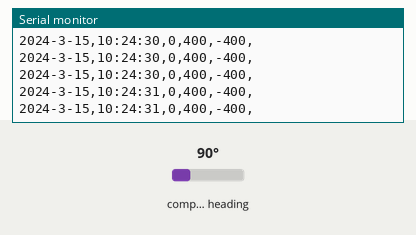
Recording of a sketch running on a simulated Arduino Uno, built with avr-gcc and run on an emulated ATmega328P. Shown: the last lines printed to the serial monitor. Wiring (inferred from the names in the program): HMC5883L compass at I2C address 0x1E. The test bench sets the inputs (shaded band); at power-on: compass heading 90°. The local clock reads 2024-03-15 10:24:30 at power-on unless the sketch sets it; storage starts empty.

Above: at 1.2 s.
1.3 s: compass heading set to 7°
At 1.44 s:
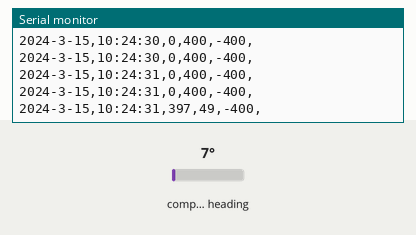
2.8 s: compass heading set to 90°
At 2.84 s:
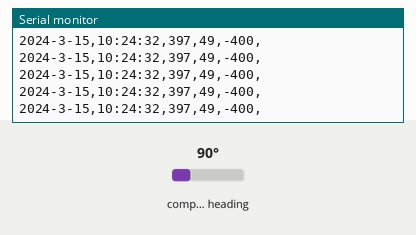
Timing chart, 0 to 5.8 s (numbered marks = the images above; inputs shaded):
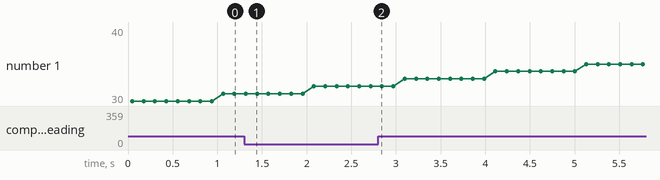

The sketch:

datalogger_01.ino
```cpp
#include <DS3231.h>
#include <Wire.h>
#include <SPI.h>
#include <SD.h>

// SD
const int chipSelect = 4;

// RTC ----------
DS3231 Clock;
bool h12;
bool PM;
bool Century = false;
byte ADay, AHour, AMinute, ASecond, ABits;
bool ADy, A12h, Apm;
boolean gotTrouble = false;
// Compass

#define addr 0x1E //I2C Address for The HMC5883


void setup() {
  Wire.begin();
  Serial.begin(115200);
  //  setClock();
  // analogReference(EXTERNAL);

  Serial.print("Initializing SD card...");
  if (!SD.begin(chipSelect)) {
    Serial.println("Card failed, or not present");
    gotTrouble = true;
    return;
  }

  Wire.beginTransmission(addr); //start talking
  Wire.write(0x02); // Set the Register
  Wire.write(0x00); // Tell the HMC5883 to Continuously Measure
  Wire.endTransmission();

  Serial.println("card initialized.");

}

void loop() {
  if(gotTrouble) return;

  String dataString = "";

  dataString += "20";
  dataString += Clock.getYear();
  dataString += '-';
  dataString += Clock.getMonth(Century);
  dataString += '-';
  dataString += Clock.getDate();
  dataString += ',';
  // Finally the hour, minute, and second
  dataString += Clock.getHour(h12, PM);
  dataString += ':';
  dataString += Clock.getMinute();
  dataString += ':';
  dataString += Clock.getSecond();
  dataString += ",";

  // Display the temperature
  // dataString += Clock.getTemperature();
  // dataString += ',';

  // Tell whether the time is (likely to be) valid
  // if (Clock.oscillatorCheck()) {
    // dataString += "osc:OK";
  // } else {
    // dataString += "osc:FUCK";
  // }


  // ----------------------------------------
  int x,y,z; //triple axis data

  //Tell the HMC what regist to begin writing data into
  Wire.beginTransmission(addr);
  Wire.write(0x03); //start with register 3.
  Wire.endTransmission();


 //Read the data.. 2 bytes for each axis.. 6 total bytes
  Wire.requestFrom(addr, 6);
  if(6<=Wire.available()){
    x = Wire.read()<<8; //MSB  x
    x |= Wire.read(); //LSB  x
    z = Wire.read()<<8; //MSB  z
    z |= Wire.read(); //LSB z
    y = Wire.read()<<8; //MSB y
    y |= Wire.read(); //LSB y
  }

  dataString += x;
  dataString += ",";
  dataString += y;
  dataString += ",";
  dataString += z;
  dataString += ",";

  // // Show Values
  // Serial.print("X Value: ");
  // Serial.println(x);
  // Serial.print("Y Value: ");
  // Serial.println(y);
  // Serial.print("Z Value: ");
  // Serial.println(z);
  // Serial.println();


  // ----------------------------------------


  // uso un archivo por dia
  String filename = "20";
  filename += Clock.getYear();
  filename += Clock.getMonth(Century);
  filename += Clock.getDate();
  filename += '.';
  filename += "csv";
  // open the file. note that only one file can be open at a time,
  // so you have to close this one before opening another.
  File dataFile = SD.open(filename, FILE_WRITE);

  // if the file is available, write to it:
  if (dataFile) {
    dataFile.println(dataString);
    dataFile.close();
  }
  // if the file isn't open, pop up an error:
  else {
    Serial.print("error opening: ");
    Serial.println(filename);
    gotTrouble = true;
  }
  Serial.println(dataString);

  delay(100);
}

void setClock() {
  Clock.setClockMode(false);
  Clock.setSecond(0);
  Clock.setMinute(37);
  Clock.setHour(21);
  Clock.setDoW(5);
  Clock.setDate(17);
  Clock.setMonth(7);
  Clock.setYear(17);
}
```

Measured:
- after the input at 1.3 s, the serial monitor: prints a new line at once (image 1)
